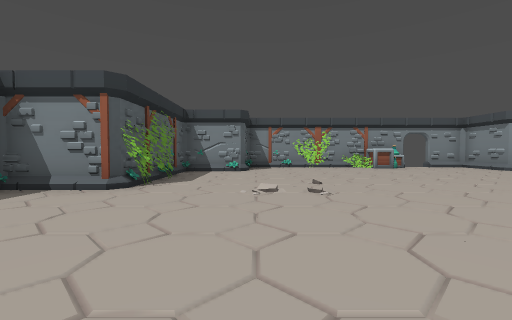
[1] (above)

13 first-person views from a walk through a 3-D level made in the Godot game engine. The camera is 1.3 m above the floor, tilts 2° down and sees 90° across. The floor is counted in squares, 2 m on a side. Each view is taken from the middle of a square. On the plan, view 1 faces up. The plan holds only what a view shows up to about 9 squares ahead; the rest is blank.

[2]
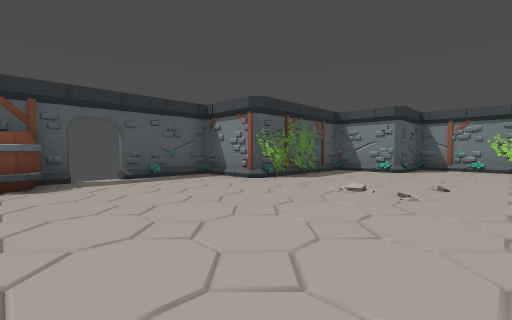

[3]
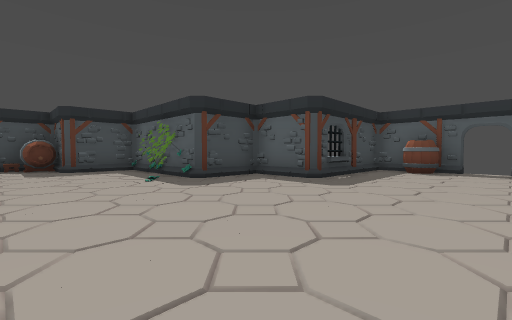

[4]
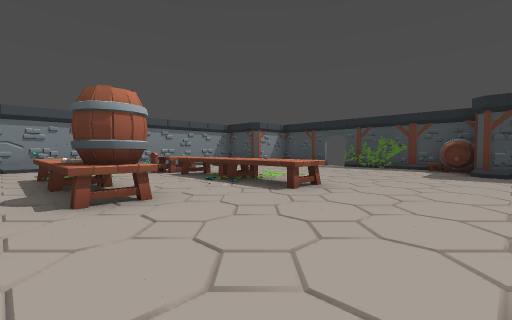

[5]
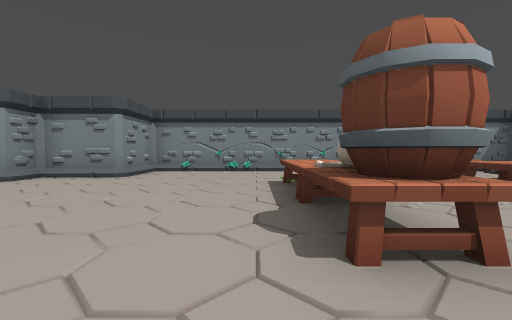

[6]
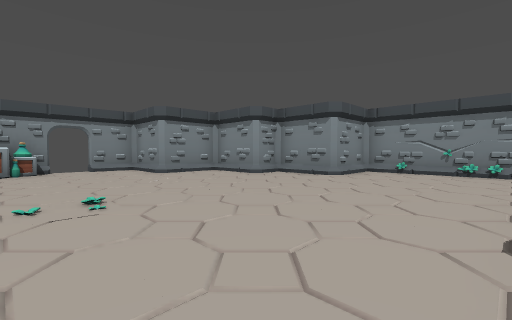

[7]
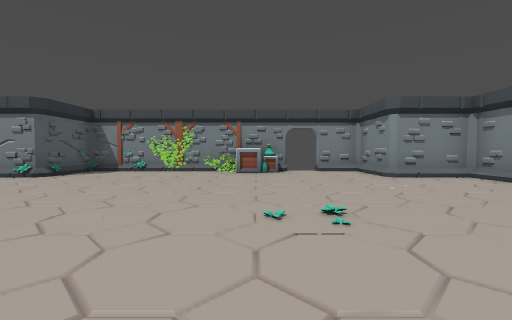

[8]
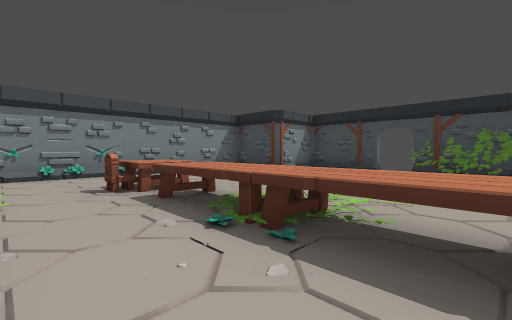

[9]
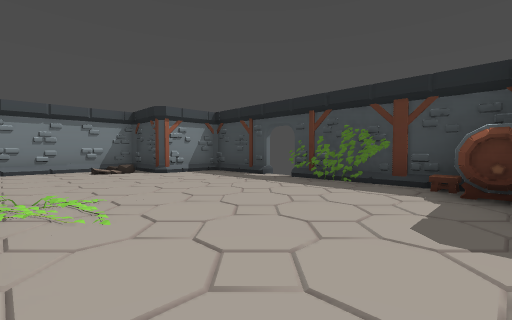

[10]
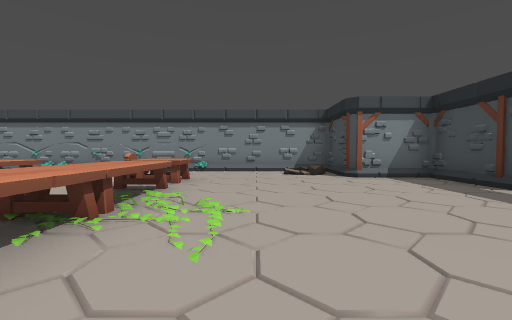

[11]
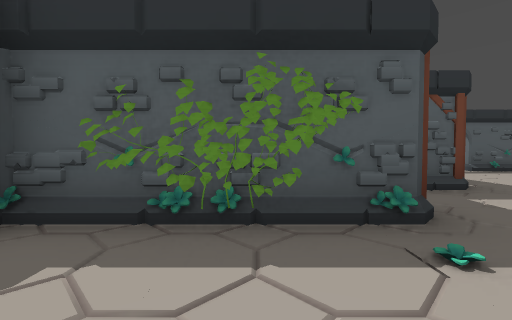

[12]
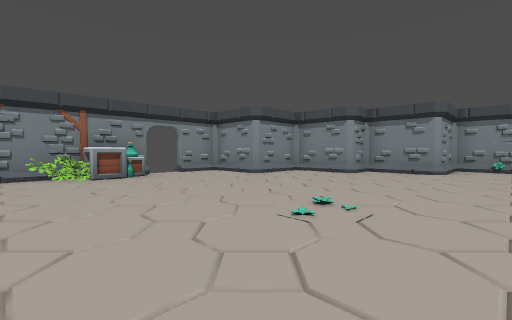

[13]
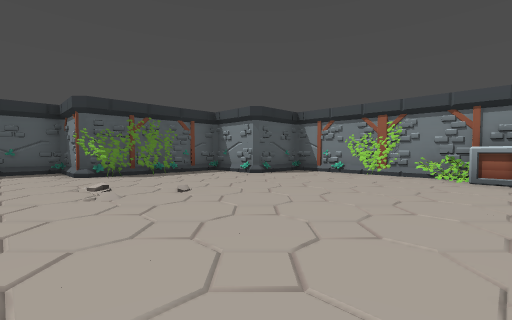

### Floor plan
Key: @ floor where view 1 was taken; # wall or solid block; x gap in a wall; . floor; / step, stairs or slope; B bottle; A barrel; N bones; T table; C chair; E box.
Columns run from 5 left of view 1 to 14 right of it. Each row starts with its distance up from view 1.
 11     ###### xx##
 10     #///.#EB..#
  9   ###/....B...###
  8   #//...........#
  7   #/............##
  6   ##.............#
  5 ####../..........###
  4 #....//.........../#
  3 #................./#
  2 x................./#
  1 x................./#
  0  A...@......ANTT../#
 -1 #................./#
 -2 #####...........C./#
 -3     #......TTTTTT./#
 -4     ###.....//..../#
 -5       ##........../#
 -6       ##........./##
 -7       #........../#
 -8       ###......./##
 -9         ##.###///#
-10          #####x###

Where each view was taken, in squares from view 1:
view 1: 0 up, 0 right, facing up
view 2: 0 up, 2 right, facing up-left
view 3: 2 up, 5 right, facing down-left
view 4: 1 up, 3 right, facing down-right
view 5: 1 up, 5 right, facing right
view 6: 1 up, 5 right, facing up-right
view 7: 2 up, 5 right, facing up
view 8: 1 down, 6 right, facing down-right
view 9: 4 down, 4 right, facing down-right
view 10: 5 down, 5 right, facing right
view 11: 5 down, 4 right, facing left
view 12: 3 up, 3 right, facing up-right
view 13: 3 up, 5 right, facing up-left
